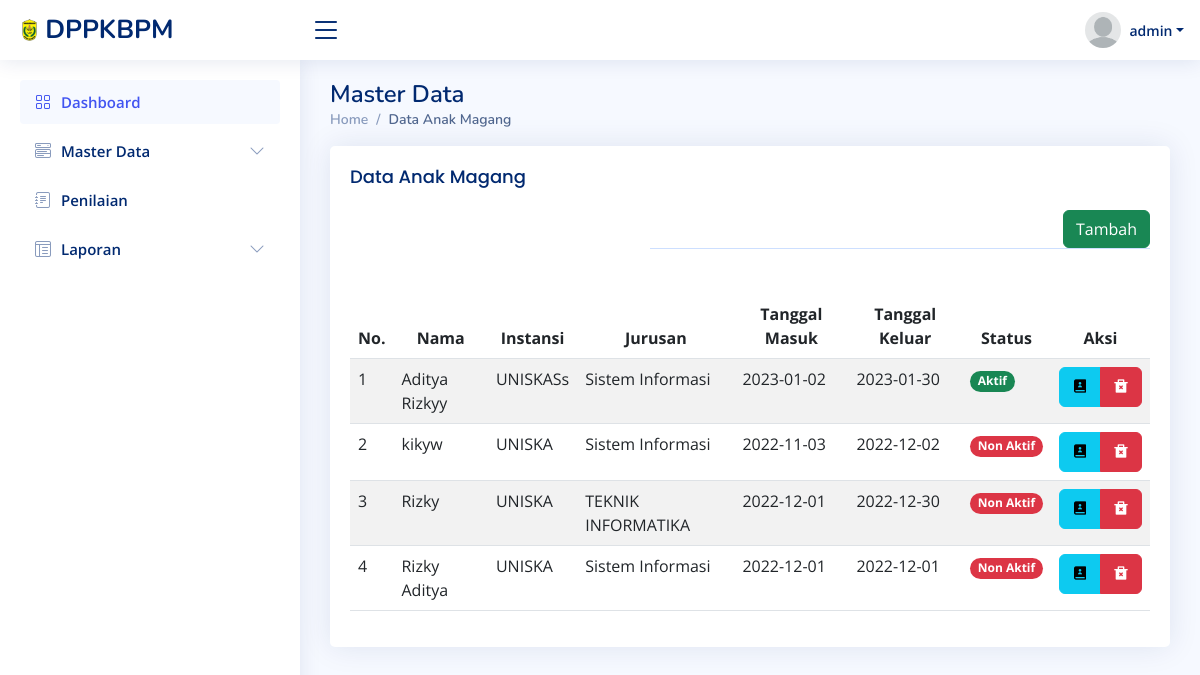
The app's page /magang/data_magang.php (signed in), older data.
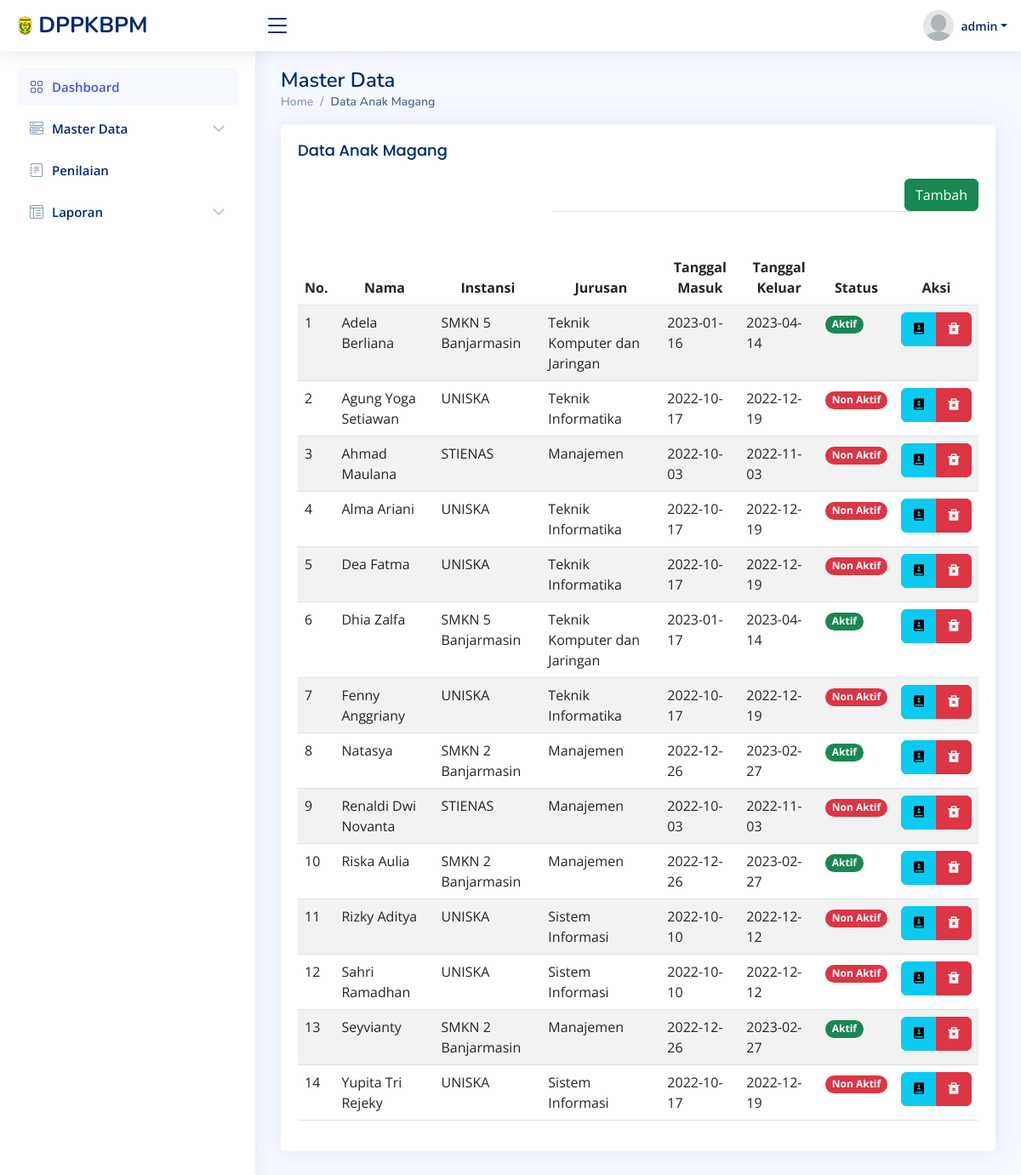
The same page, newer data.
### tables this page shows
CREATE TABLE `tb_magang` (
  `id_magang` int(11) NOT NULL,
  `nama` varchar(255) NOT NULL,
  `username` varchar(30) NOT NULL,
  `induk` int(11) NOT NULL,
  `tgl_lahir` varchar(100) NOT NULL,
  `alamat` varchar(255) NOT NULL,
  `jk` enum('L','P') NOT NULL,
  `telepon` varchar(255) NOT NULL,
  `instansi` varchar(255) NOT NULL,
  `jurusan` varchar(255) NOT NULL,
  `tgl_masuk` date NOT NULL,
  `tgl_keluar` date NOT NULL,
  `password` varchar(30) NOT NULL,
  `status` enum('user','admin') NOT NULL
);

### magang/data_magang.php (the view, shortened to what this page needs)
<?php
include '../utilities/sidebar.php';
?>
<div class="pagetitle">
  <h1>Master Data</h1>
  <nav>
    <ol class="breadcrumb">
      <li class="breadcrumb-item"><a href="../utilities/dashboard.php">Home</a></li>
      <li class="breadcrumb-item active">Data Anak Magang</li>
    </ol>
  </nav>
</div>
<section class="section">
<div class="card">
            <div class="card-body">
                <h5 class="card-title">Data Anak Magang</h5>
                <div class="d-flex justify-content-end align-items-center" style="margin-right: 35x;">
                    <a class="btn btn-success" href="tambah_magang.php">Tambah</a>
                </div>
                <table class="table table-striped" id="idcuy">
                <thead>
                    <tr class="text-center">
                        <th>No.</th>
                        <th>Nama</th>
                        <th>Instansi</th>
                        <th>Jurusan</th>
                        <th>Tanggal Masuk</th>
                        <th>Tanggal Keluar</th>
                        <th>Status</th>
                        <th>Aksi</th>
                    </tr>
                </thead>
                <tbody>
                    <?php
                    include '../koneksi/koneksi.php';
                    $query = "SELECT * FROM tb_magang WHERE id_magang ORDER BY nama ASC";
                    $data = mysqli_query($konek, $query);
                    $tanggal_sekarang = date('Y-m-d');
                    $no = 0;
                        while ($row = mysqli_fetch_array($data)) {
                            if ($row['tgl_keluar'] >= $row['tgl_masuk'] && $tanggal_sekarang < $row['tgl_keluar']) {
                            $status = "<span class='badge rounded-pill bg-success'>Aktif</span>";
                        } else {
                            $status = "<span class='badge rounded-pill bg-danger'>Non Aktif</span>";
                        }
                        $no++;
                        echo "<tr>
                        <td>$no</td>
                        <td>$row[nama]</td>
                        <td>$row[instansi]</td>
                        <td>$row[jurusan]</td>
                        <td>$row[tgl_masuk]</td>
                        <td>$row[tgl_keluar]</td>
                        <td>$status</td>";
                        if ($_SESSION['status'] == 'admin') {
                            echo "<td><div class='btn-row'>
                            <div class='btn-group'>
                                <a href='./detail_magang.php?id=$row[0]' class='btn btn-info'><i class='ri ri-contacts-book-2-fill'></i></a>
                                <a href='./hapus_magang.php?id=$row[0]' onclick='return confirm(\" Hapus Data ini?\");' class='btn btn-danger'><i class='ri ri-delete-bin-2-fill'></i></a>
                                </div>
                            </div>
                                </td>";
                    }
                    }
                    ?>
                </tbody>
            </div>
        </div>
    </section>
<?php
include '../utilities/footer.php';
?>

### utilities/sidebar.php (shortened to what this page needs)
<!DOCTYPE html>
<html lang="en">
<head>
  <link href="../assets/vendor/bootstrap/css/bootstrap.min.css" rel="stylesheet">
  <link href="../assets/vendor/bootstrap-icons/bootstrap-icons.css" rel="stylesheet">
  <link href="../assets/vendor/boxicons/css/boxicons.min.css" rel="stylesheet">
  <link href="../assets/vendor/quill/quill.snow.css" rel="stylesheet">
  <link href="../assets/vendor/quill/quill.bubble.css" rel="stylesheet">
  <link href="../assets/vendor/remixicon/remixicon.css" rel="stylesheet">
  <link href="../assets/vendor/simple-datatables/style.css" rel="stylesheet">
  <link href="../assets/css/style.css" rel="stylesheet">
  <link rel="stylesheet" href="https://cdn.datatables.net/1.13.1/css/dataTables.bootstrap5.min.css">
</head>
<body>
  <header id="header" class="header fixed-top d-flex align-items-center">
    <div class="d-flex align-items-center justify-content-between">
      <a href="../utilities/dashboard.php" class="logo d-flex align-items-center">
        <img src="../assets/img/logo3.png" alt="">
        <span class="d-none d-lg-block">DPPKBPM</span>
      </a>
      <i class="bi bi-list toggle-sidebar-btn"></i>
    </div>
    <nav class="header-nav ms-auto">
      <ul class="d-flex align-items-center">
        <li class="nav-item dropdown pe-3">
          <a class="nav-link nav-profile d-flex align-items-center pe-0" href="#" data-bs-toggle="dropdown">
            <img src="../assets/img/avatar.png" alt="Profile" class="rounded-circle">
            <span class="d-none d-md-block dropdown-toggle ps-2"><?php echo $_SESSION['username'];?></span>
          </a>
        </li>
      </ul>
    </nav>
  </header>
  <aside id="sidebar" class="sidebar">
    <ul class="sidebar-nav" id="sidebar-nav">
      <li class="nav-item">
        <a class="nav-link" href="../index.php">
          <i class="bi bi-grid"></i>
          <span>Dashboard</span>
        </a>
      </li>
      <li class="nav-item">
        <a class="nav-link collapsed" data-bs-target="#components-nav" data-bs-toggle="collapse" href="#">
          <i class="bi bi-menu-button-wide"></i><span>Master Data</span><i class="bi bi-chevron-down ms-auto"></i>
        </a>
      </li>
      <li class="nav-item">
        <a class="nav-link collapsed" href="../nilai/data_nilai.php">
          <i class="bi bi-journal-text"></i><span>Penilaian</span>
        </a>
      </li>
      <li class="nav-item">
      <a class="nav-link collapsed" data-bs-target="#tables-nav" data-bs-toggle="collapse" href="#">
          <i class="bi bi-layout-text-window-reverse"></i><span>Laporan</span><i class="bi bi-chevron-down ms-auto"></i>
      </a>
      </li>
  </aside>
  <main id="main" class="main">

### utilities/footer.php (shortened to what this page needs)
</main>
<footer id="footer" class="footer">
    <div class="credits">
  </div>
  </footer>
  </body>
</html>

### assets/css/style.css (style rules this page uses)
:root { scroll-behavior: smooth; }
body { font-family: "Open Sans", sans-serif; background: #f6f9ff; color: #444444; }
a { color: #4154f1; text-decoration: none; }
h1, h2, h3, h4, h5, h6 { font-family: "Nunito", sans-serif; }
#main { margin-top: 60px; padding: 20px 30px; transition: all 0.3s; }
.pagetitle { margin-bottom: 10px; }
.pagetitle h1 { font-size: 24px; margin-bottom: 0; font-weight: 600; color: #012970; }
.card { margin-bottom: 30px; border: none; border-radius: 5px; box-shadow: 0px 0 30px rgba(1, 41, 112, 0.1); }
.card-title { padding: 20px 0 15px 0; font-size: 18px; font-weight: 500; color: #012970; font-family: "Poppins", sans-serif; }
.card-body { padding: 0 20px 20px 20px; }
.breadcrumb { font-size: 14px; font-family: "Nunito", sans-serif; color: #899bbd; font-weight: 600; }
.breadcrumb a { color: #899bbd; transition: 0.3s; }
.breadcrumb .breadcrumb-item::before { color: #899bbd; }
.breadcrumb .active { color: #51678f; font-weight: 600; }
.logo { line-height: 1; }
@media (min-width: 1200px) { .logo { width: 280px; } }
.logo img { max-height: 26px; margin-right: 6px; }
.logo span { font-size: 26px; font-weight: 700; color: #012970; font-family: "Nunito", sans-serif; }
.header { transition: all 0.5s; z-index: 997; height: 60px; box-shadow: 0px 2px 20px rgba(1, 41, 112, 0.1); background-color: #fff; padding-left: 20px; }
.header .toggle-sidebar-btn { font-size: 32px; padding-left: 10px; cursor: pointer; color: #012970; }
.header-nav ul { list-style: none; }
.header-nav>ul { margin: 0; padding: 0; }
.header-nav .nav-profile { color: #012970; }
.header-nav .nav-profile img { max-height: 36px; }
.header-nav .nav-profile span { font-size: 14px; font-weight: 600; }
.sidebar { position: fixed; top: 60px; left: 0; bottom: 0; width: 300px; z-index: 996; transition: all 0.3s; padding: 20px; overflow-y: auto; scrollbar-width: thin; scrollbar-color: #aab7cf transparent; box-shadow: 0px 0px 20px rgba(1, 41, 112, 0.1); background-color: #fff; }
@media (min-width: 1200px) { #main, #footer { margin-left: 300px; } }
.sidebar-nav { padding: 0; margin: 0; list-style: none; }
.sidebar-nav li { padding: 0; margin: 0; list-style: none; }
.sidebar-nav .nav-item { margin-bottom: 5px; }
.sidebar-nav .nav-link { display: flex; align-items: center; font-size: 15px; font-weight: 600; color: #4154f1; transition: 0.3; background: #f6f9ff; padding: 10px 15px; border-radius: 4px; }
.sidebar-nav .nav-link i { font-size: 16px; margin-right: 10px; color: #4154f1; }
.sidebar-nav .nav-link.collapsed { color: #012970; background: #fff; }
.sidebar-nav .nav-link.collapsed i { color: #899bbd; }
.sidebar-nav .nav-link .bi-chevron-down { margin-right: 0; transition: transform 0.2s ease-in-out; }
.footer { padding: 20px 0; font-size: 14px; transition: all 0.3s; border-top: 1px solid #cddfff; }
.footer .credits { padding-top: 5px; text-align: center; font-size: 13px; color: #012970; }

Row changes from the older to the newer data that the page shows:
removed tb_magang: nama "kikyw", instansi "UNISKA", jurusan "Sistem Informasi", tgl_masuk "2022-11-03", tgl_keluar "2022-12-02", shows "Non Aktif"
removed tb_magang: nama "Rizky", instansi "UNISKA", jurusan "TEKNIK INFORMATIKA", tgl_masuk "2022-12-01", tgl_keluar "2022-12-30", shows "Non Aktif"
added tb_magang: nama "Adela Berliana", instansi "SMKN 5 Banjarmasin", jurusan "Teknik Komputer dan Jaringan", tgl_masuk "2023-01-16", tgl_keluar "2023-04-14", shows "Aktif"
added tb_magang: nama "Agung Yoga Setiawan", instansi "UNISKA", jurusan "Teknik Informatika", tgl_masuk "2022-10-17", tgl_keluar "2022-12-19", shows "Non Aktif"
added tb_magang: nama "Ahmad Maulana", instansi "STIENAS", jurusan "Manajemen", tgl_masuk "2022-10-03", tgl_keluar "2022-11-03", shows "Non Aktif"
changed tb_magang: nama "Aditya Rizkyy" → "Alma Ariani"; instansi "UNISKASs" → "UNISKA"; jurusan "Sistem Informasi" → "Teknik Informatika"; tgl_masuk "2023-01-02" → "2022-10-17"; tgl_keluar "2023-01-30" → "2022-12-19"; tgl_keluar "Aktif" → "Non Aktif"
added tb_magang: nama "Dea Fatma", instansi "UNISKA", jurusan "Teknik Informatika", tgl_masuk "2022-10-17", tgl_keluar "2022-12-19", shows "Non Aktif"
added tb_magang: nama "Dhia Zalfa", instansi "SMKN 5 Banjarmasin", jurusan "Teknik Komputer dan Jaringan", tgl_masuk "2023-01-17", tgl_keluar "2023-04-14", shows "Aktif"
added tb_magang: nama "Fenny Anggriany", instansi "UNISKA", jurusan "Teknik Informatika", tgl_masuk "2022-10-17", tgl_keluar "2022-12-19", shows "Non Aktif"
added tb_magang: nama "Natasya", instansi "SMKN 2 Banjarmasin", jurusan "Manajemen", tgl_masuk "2022-12-26", tgl_keluar "2023-02-27", shows "Aktif"
added tb_magang: nama "Renaldi Dwi Novanta", instansi "STIENAS", jurusan "Manajemen", tgl_masuk "2022-10-03", tgl_keluar "2022-11-03", shows "Non Aktif"
added tb_magang: nama "Riska Aulia", instansi "SMKN 2 Banjarmasin", jurusan "Manajemen", tgl_masuk "2022-12-26", tgl_keluar "2023-02-27", shows "Aktif"
changed tb_magang "Rizky Aditya": tgl_masuk "2022-12-01" → "2022-10-10"; tgl_keluar "2022-12-01" → "2022-12-12"
added tb_magang: nama "Sahri Ramadhan", instansi "UNISKA", jurusan "Sistem Informasi", tgl_masuk "2022-10-10", tgl_keluar "2022-12-12", shows "Non Aktif"
added tb_magang: nama "Seyvianty", instansi "SMKN 2 Banjarmasin", jurusan "Manajemen", tgl_masuk "2022-12-26", tgl_keluar "2023-02-27", shows "Aktif"
added tb_magang: nama "Yupita Tri Rejeky", instansi "UNISKA", jurusan "Sistem Informasi", tgl_masuk "2022-10-17", tgl_keluar "2022-12-19", shows "Non Aktif"
